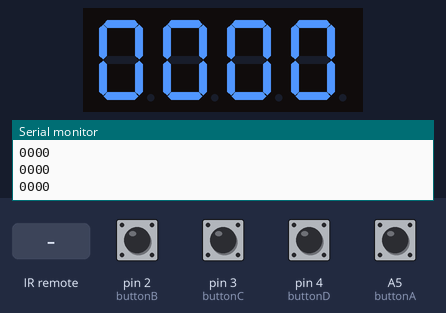
Bench run of a sketch on a simulated Arduino Uno, built with avr-gcc and run on an emulated ATmega328P. Parts: 4-digit seven-segment display, the last lines printed to the serial monitor. Wiring (inferred from the names in the program): 4-digit 7-segment display, segments lit when HIGH: segments pin 5, pin 6, pin 7, pin 8, pin 9, pin 10, pin 11, pin 12; digit selects A1, A2, A3, A4. The test bench sets the inputs (shaded band); at power-on: A5 (buttonA), pin 2 (buttonB), pin 3 (buttonC), pin 4 (buttonD) HIGH. The segment pins are drawn as the display they are named for.

Above: at 1.2 s.
1.3 s: infrared code 0xFF30CF received
At 1.6 s:
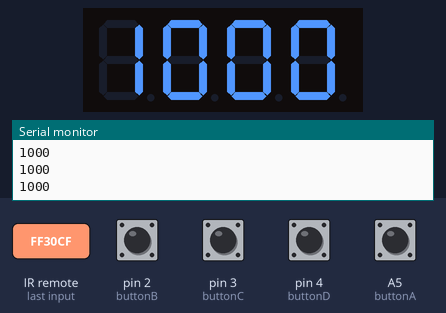
2.8 s: pin 2 (buttonB) pulled LOW for 0.15 s
At 3.8 s:
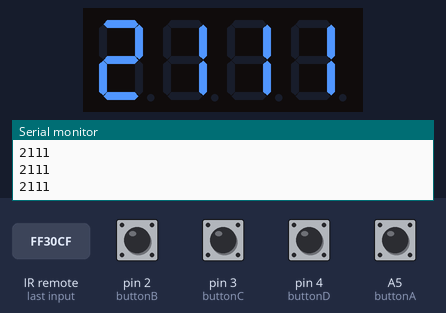
4.5 s: pin 3 (buttonC) pulled LOW for 0.15 s
At 5.2 s:
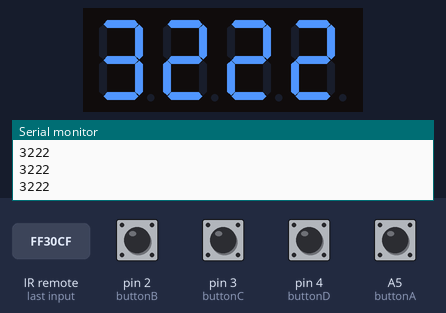
6.2 s: pin 4 (buttonD) pulled LOW for 0.15 s
At 7.6 s:
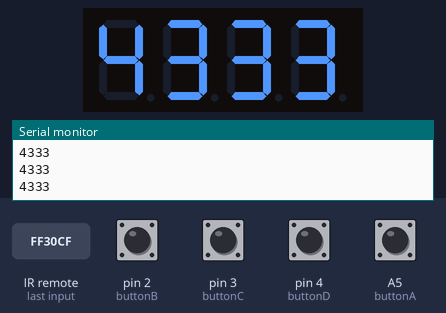
7.9 s: A5 (buttonA) pulled LOW for 0.15 s
At 8.9 s:
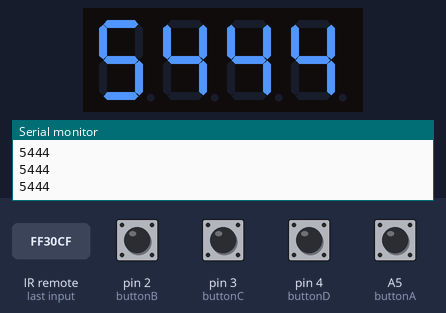
9.6 s: infrared code 0xFF18E7 received
At 10.3 s:
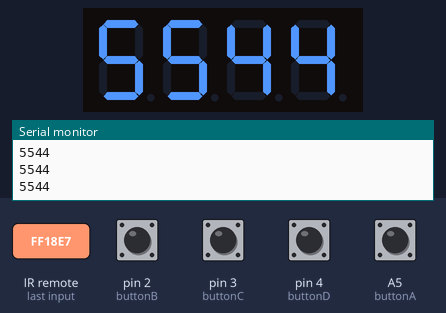
Timing chart, 0 to 12.1 s (numbered marks = the images above; inputs shaded):
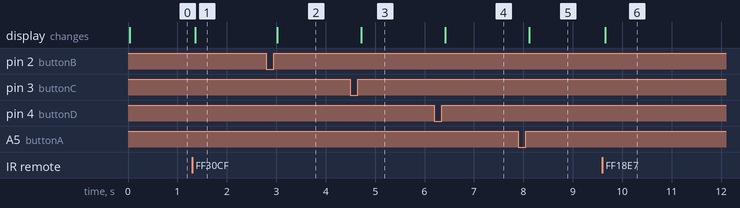

Measured:
- after the input at 1.3 s, the display: changes after 0.06 s (image 1)
- after the input at 2.8 s, the display: changes after 0.22 s (image 2)
- after the input at 4.5 s, the display: changes after 0.22 s (image 3)
- after the input at 6.2 s, the display: changes after 0.22 s (image 4)
- after the input at 7.9 s, the display: changes after 0.22 s (image 5)
- after the input at 9.6 s, the display: changes after 0.06 s (image 6)

The sketch:

project_playground.ino
```cpp
#include <IRremote.h>

#include <PinChangeInt.h>

int RECV_PIN = A0;
IRrecv irrecv(RECV_PIN);
decode_results results;

const int a = 5;
const int b = 6;
const int c = 7;
const int d = 8;
const int e = 9;
const int f = 10;
const int g = 11;
const int dot = 12;

const int common1 = A1;
const int common2 = A2;
const int common3 = A3;
const int common4 = A4;

const int delayy = 5;
// const int delayy_btn = 450;

String number_to_be_displayed = "0000";
String charOne, charTwo, charThree, charFour;
volatile int charA, charB, charC, charD;

#define buttonA A5
#define buttonB 2
#define buttonC 3
#define buttonD 4

void setup()
{
	pinMode(a, OUTPUT);
	pinMode(b, OUTPUT);
	pinMode(c, OUTPUT);
	pinMode(d, OUTPUT);
	pinMode(e, OUTPUT);
	pinMode(f, OUTPUT);
	pinMode(g, OUTPUT);
	pinMode(dot, OUTPUT);
	pinMode(common1, OUTPUT);
	pinMode(common2, OUTPUT);
	pinMode(common3, OUTPUT);
	pinMode(common4, OUTPUT);

	charOne = number_to_be_displayed.charAt(0);
	charTwo = number_to_be_displayed.charAt(1);
	charThree = number_to_be_displayed.charAt(2);
	charFour = number_to_be_displayed.charAt(3);
	charA = charOne.toInt();
	charB = charTwo.toInt();
	charC = charThree.toInt();
	charD = charFour.toInt();

	pinMode(buttonA, INPUT_PULLUP);
	attachPinChangeInterrupt(buttonA, button_press, RISING); // library

	// interrupts();
	pinMode(buttonB, INPUT_PULLUP);
	attachInterrupt(digitalPinToInterrupt(buttonB), button_press, RISING);

	pinMode(buttonC, INPUT_PULLUP);
	attachInterrupt(digitalPinToInterrupt(buttonC), button_press, RISING);

	pinMode(buttonD, INPUT_PULLUP);
	attachPinChangeInterrupt(buttonD, button_press, RISING); //library

	Serial.begin(115200);
	// In case the interrupt driver crashes on setup, give a clue
	// to the user what's going on.
	Serial.println("Enabling IRin");
	irrecv.enableIRIn(); // Start the receiver
	Serial.println("Enabled IRin");
}

void loop()
{
	noInterrupts();
	remote_press();
	// button_press();
	interrupts();
	write_num_to_segment('a', charA);
	delay(delayy);
	write_num_to_segment('b', charB);
	delay(delayy);
	write_num_to_segment('c', charC);
	delay(delayy);
	write_num_to_segment('d', charD);
	delay(delayy);
	Serial.print(charA);
	Serial.print(charB);
	Serial.print(charC);
	Serial.println(charD);
}

void button_press_B()
{
	// if (digitalRead(buttonB) == HIGH)
	// {
		charB++;
		if (charB > 10)
		{
			charB = 0;
		}
	// }
}

void button_press()
{
	if (digitalRead(buttonA) == HIGH)
	{
		charA++;
		if (charA > 10)
		{
			charA = 0;
		}
	}
	if (digitalRead(buttonB) == HIGH)
	{
		charB++;
		if (charB > 10)
		{
			charB = 0;
		}
	}
	if (digitalRead(buttonC) == HIGH)
	{
		charC++;
		if (charC > 10)
		{
			charC = 0;
		}
	}
	if (digitalRead(buttonD) == HIGH)
	{
		charD++;
		if (charD > 10)
		{
			charD = 0;
		}
	}
}

void remote_press()
{
	if (irrecv.decode(&results))
	{
		Serial.println(results.value, HEX);
		digitalWrite(13, HIGH); //indicate remote press
		switch (results.value)
		{
		case 0xFF30CF:
			charA++;
			if (charA > 10)
			{
				charA = 0;
			}
			Serial.println("ADD TO A");
			break;
		case 0xFF18E7:
			charB++;
			if (charB > 10)
			{
				charB = 0;
			}
			Serial.println("ADD TO B");
			break;
		case 0xFF7A85:
			charC++;
			if (charC > 10)
			{
				charC = 0;
			}
			Serial.println("ADD TO C");
			break;
		case 0xFF10EF:
			charD++;
			if (charD > 10)
			{
				charD = 0;
			}
			Serial.println("ADD TO D");
			break;
		}
		digitalWrite(13, LOW); //indicate remote press
		irrecv.resume();	   // Receive the next value
	}
}

void write_num_to_segment(char segment, int digit)
{
	display_segment(segment);
	display_digit(digit);
}

void display_segment(char segment)
{
	switch (segment)
	{
	case 'a':
		digitalWrite(common1, LOW);
		digitalWrite(common2, HIGH);
		digitalWrite(common3, HIGH);
		digitalWrite(common4, HIGH);
		break;
	case 'b':
		digitalWrite(common1, HIGH);
		digitalWrite(common2, LOW);
		digitalWrite(common3, HIGH);
		digitalWrite(common4, HIGH);
		break;
	case 'c':
		digitalWrite(common1, HIGH);
		digitalWrite(common2, HIGH);
		digitalWrite(common3, LOW);
		digitalWrite(common4, HIGH);
		break;
	case 'd':
		digitalWrite(common1, HIGH);
		digitalWrite(common2, HIGH);
		digitalWrite(common3, HIGH);
		digitalWrite(common4, LOW);
		break;
	}
}

void display_digit(int digit)
{
	switch (digit)
	{
	case 0:
		digit0();
		break;
	case 1:
		digit1();
		break;
	case 2:
		digit2();
		break;
	case 3:
		digit3();
		break;
	case 4:
		digit4();
		break;
	case 5:
		digit5();
		break;
	case 6:
		digit6();
		break;
	case 7:
		digit7();
		break;
	case 8:
		digit8();
		break;
	case 9:
		digit9();
		break;
	case 10:
		digitoff();
		break;
	}
}

void digit0()
{
	digitalWrite(a, HIGH);
	digitalWrite(b, HIGH);
	digitalWrite(c, HIGH);
	digitalWrite(d, HIGH);
	digitalWrite(e, HIGH);
	digitalWrite(f, HIGH);
	digitalWrite(g, LOW);
}

void digit1()
{
	digitalWrite(a, LOW);
	digitalWrite(b, HIGH);
	digitalWrite(c, HIGH);
	digitalWrite(d, LOW);
	digitalWrite(e, LOW);
	digitalWrite(f, LOW);
	digitalWrite(g, LOW);
}

void digit2()
{
	digitalWrite(a, HIGH);
	digitalWrite(b, HIGH);
	digitalWrite(c, LOW);
	digitalWrite(d, HIGH);
	digitalWrite(e, HIGH);
	digitalWrite(f, LOW);
	digitalWrite(g, HIGH);
}

void digit3()
{
	digitalWrite(a, HIGH);
	digitalWrite(b, HIGH);
	digitalWrite(c, HIGH);
	digitalWrite(d, HIGH);
	digitalWrite(e, LOW);
	digitalWrite(f, LOW);
	digitalWrite(g, HIGH);
}

void digit4()
{
	digitalWrite(a, LOW);
	digitalWrite(b, HIGH);
	digitalWrite(c, HIGH);
	digitalWrite(d, LOW);
	digitalWrite(e, LOW);
	digitalWrite(f, HIGH);
	digitalWrite(g, HIGH);
}

void digit5()
{
	digitalWrite(a, HIGH);
	digitalWrite(b, LOW);
	digitalWrite(c, HIGH);
	digitalWrite(d, HIGH);
	digitalWrite(e, LOW);
	digitalWrite(f, HIGH);
	digitalWrite(g, HIGH);
}

void digit6()
{
	digitalWrite(a, HIGH);
	digitalWrite(b, LOW);
	digitalWrite(c, HIGH);
	digitalWrite(d, HIGH);
	digitalWrite(e, HIGH);
	digitalWrite(f, HIGH);
	digitalWrite(g, HIGH);
}

void digit7()
{
	digitalWrite(a, HIGH);
	digitalWrite(b, HIGH);
	digitalWrite(c, HIGH);
	digitalWrite(d, LOW);
	digitalWrite(e, LOW);
	digitalWrite(f, LOW);
	digitalWrite(g, LOW);
}

void digit8()
{
	digitalWrite(a, HIGH);
	digitalWrite(b, HIGH);
	digitalWrite(c, HIGH);
	digitalWrite(d, HIGH);
	digitalWrite(e, HIGH);
	digitalWrite(f, HIGH);
	digitalWrite(g, HIGH);
}

void digit9()
{
	digitalWrite(a, HIGH);
	digitalWrite(b, HIGH);
	digitalWrite(c, HIGH);
	digitalWrite(d, HIGH);
	digitalWrite(e, LOW);
	digitalWrite(f, HIGH);
	digitalWrite(g, HIGH);
}

void digitdot()
{
	digitalWrite(a, LOW);
	digitalWrite(b, LOW);
	digitalWrite(c, LOW);
	digitalWrite(d, LOW);
	digitalWrite(e, LOW);
	digitalWrite(f, LOW);
	digitalWrite(g, LOW);
	digitalWrite(dot, HIGH);
}

void digitoff()
{
	digitalWrite(a, LOW);
	digitalWrite(b, LOW);
	digitalWrite(c, LOW);
	digitalWrite(d, LOW);
	digitalWrite(e, LOW);
	digitalWrite(f, LOW);
	digitalWrite(g, LOW);
	digitalWrite(dot, LOW);
}
```
